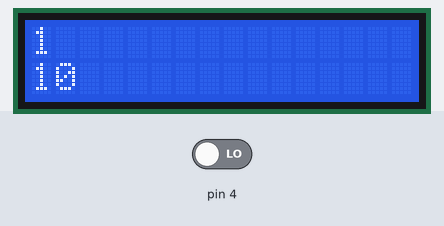
Recording of a sketch running on a simulated Arduino Uno, built with avr-gcc and run on an emulated ATmega328P. On the bench: 16×2 character LCD. The inputs (shaded band) are chosen by the test bench; at power-on: pin 4 LOW.

Above: at 1.2 s.
1.3 s: pin 4 driven HIGH
At 3.8 s:
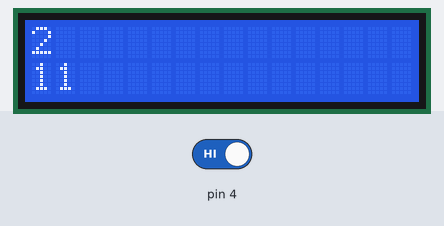
4.3 s: pin 4 driven LOW
At 4.41 s:
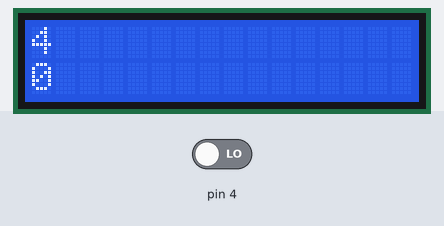
5.8 s: pin 4 driven HIGH
At 7.8 s:
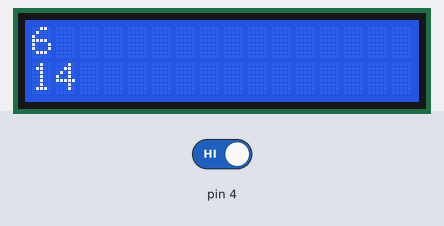
Timing chart, 0 to 9.3 s (numbered marks = the images above; inputs shaded):
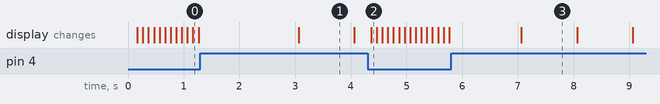

Measured:
- after the input at 4.3 s, the display: changes after 0.07 s (image 2)
- what the display in image 1 shows lasts 1.0 s, from 3.1 s to 4.1 s

The sketch:

lab5part2.ino
```cpp
#include <LiquidCrystal.h>

LiquidCrystal LcdDriver ( A5, A4, 5, 6, 7, 8 );

int count;
int count2;
unsigned long timer;
unsigned long stopWatch;

void setup()
{
  LcdDriver.begin( 16 , 2 );
  LcdDriver.clear();
  count = 0;
  count2 = 0;
  timer = millis();
  stopWatch = millis();
}

void loop() {
  if ( millis() - stopWatch >= 100)
  {
    if ( digitalRead ( 4 ) == HIGH)
    {
      count2 = 0;
      stopWatch += 100;
    }
    else
    {
      LcdDriver.clear();
      LcdDriver.setCursor( 0, 0 );
      LcdDriver.print( count );
      LcdDriver.setCursor ( 0 , 1);
      LcdDriver.print ( count2 );
      stopWatch += 100;
      count2++;

    }
  }
  if ( millis() - timer >= 1000)
    {
      timer += 1000;
      LcdDriver.setCursor( 0, 0 );
      LcdDriver.print( count );
      count++;
    }


}
```
